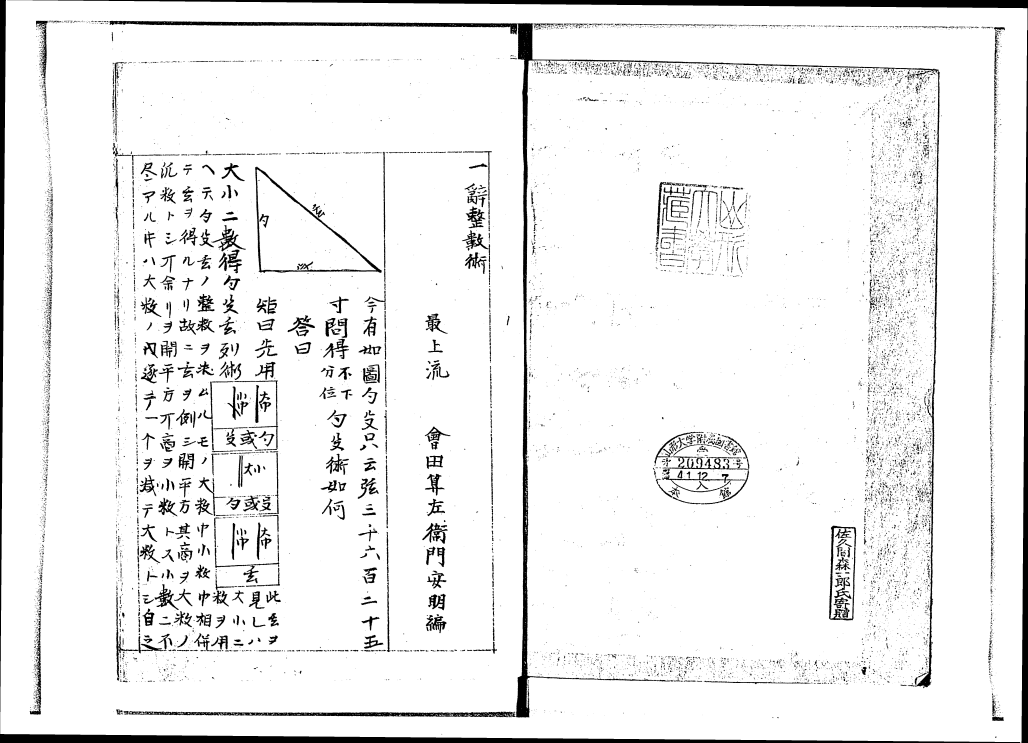
#> input picture quoted code/blob/COsakuma-0001_Pаgina_02_Imagen_0001.tif, 5137 x 3711 px (shown at 1/5 size)
$ python BlobDetector.py 'COsakuma-0001_Pаgina_02_Imagen_0001.tif' out.png 5 5 1.0   (older library calls are emulated)
#> lines starting #> are read from the running program, lines starting #| are printed output that depends on the picture
#!/usr/bin/python

# Standard imports
import cv2
import numpy as np;
import sys

# original code : http://scikit-image.org/docs/dev/auto_examples/features_detection/plot_blob.html
# other version : https://github.com/TheLaueLab/blob-detection

from math import sqrt
from skimage import data
from skimage.transform import rescale
from skimage.feature import blob_dog, blob_log, blob_doh
from skimage.color import rgb2gray
import matplotlib.pyplot as plt
import os

# [114 lines left out: functions imcrop, pad_img_to_fit_bbox, overlappingKeyPoints, refineKeypoints, SimpleBlobDetector, not called in this run]

def main(argv):
    # Blod detector tester function
    #parameters:
    #argv[1] contains input file name
    #argv[2] contains output file name
    #argv[3] contains type of blob detector: 0 for simple detector, 1 for Laplacian Of Gaussians (LoG), 2 for Difference of Gaussian (DoG), 3 for Hessian of Gaussian (HoG)
    # other parameters are included after、argv[4] and later, check each method

    image_gray=cv2.imread(argv[1], cv2.IMREAD_GRAYSCALE)
#> image_gray is the input picture: shape (3711, 5137); min 0, max 255, mean 238.8
    image=image_gray
    image_black=(255-image_gray)
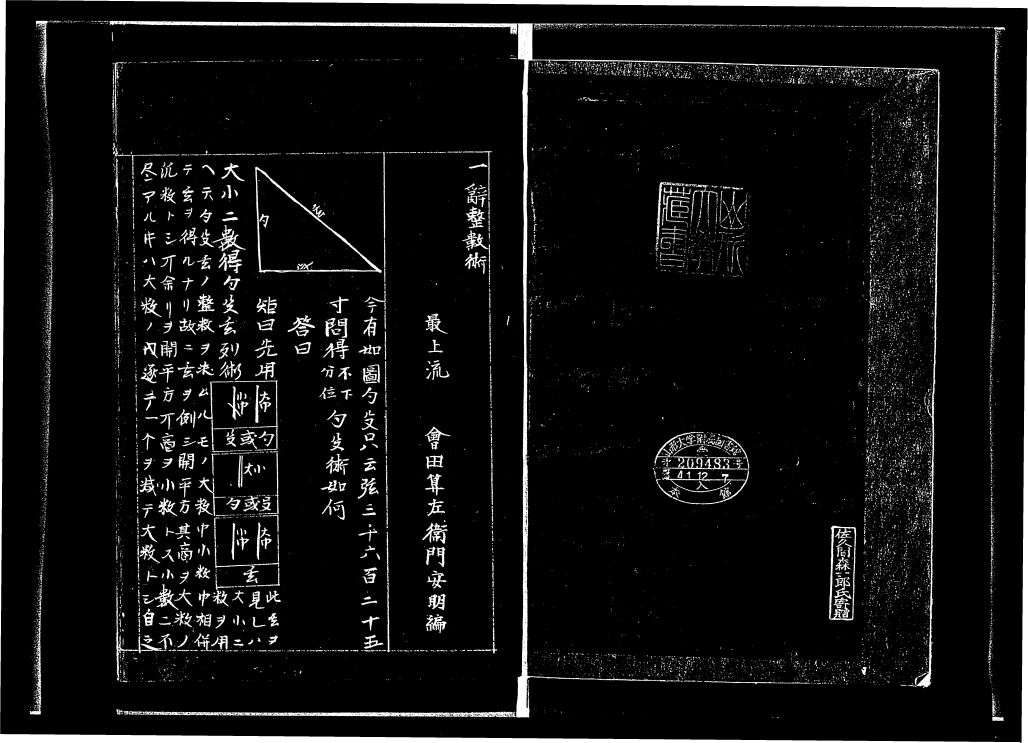
#> image_black: shape (3711, 5137) (shown at 1/5 size); min 0, max 255, mean 16.2

    #let's create a text output file too
    positionsOutputFile=argv[2].split(".")[0]+"POSITIONS.txt"
    print("positions file "+str(positionsOutputFile))
    print("output file "+argv[2])
    #open it too
    posF = open(positionsOutputFile, "a")


    #switch between the different types of blob detector
    if int(argv[3])==0:
        keypoints=SimpleBlobDetector(argv,image)
        #print ("number of keypoints outside "+str(len(keypoints)))

    elif int(argv[3])==1:
        #parameters: http://scikit-image.org/docs/dev/api/skimage.feature.html#skimage.feature.blob_log
        min_s=30
        over=.1
        #example!, other parameters exist
        if len(argv)>4: min_s=int(argv[4])
        if len(argv)>5: over=float(argv[5])
        #print("starting laplacion of gaussians detector with parameters "+str(min_s)+" "+str(over))
        blob_List = blob_log(image_black, min_sigma=min_s,  overlap=over)
        # Compute radii in the 3rd column.
        blob_List[:, 2] = blob_List[:, 2] * sqrt(2)
    elif int(argv[3])==2:
        #parameters: http://scikit-image.org/docs/dev/api/skimage.feature.html#skimage.feature.blob_dog
        blob_List = blob_dog(image_black,min_sigma=40,  threshold=1)
        blob_List[:, 2] = blob_List[:, 2] * sqrt(2)
    elif int(argv[3])==3:
        #parameters: http://scikit-image.org/docs/dev/api/skimage.feature.html#skimage.feature.blob_doh
        min_s=30

        if len(argv)>4: min_s=int(argv[4])

        blob_List = blob_doh(image_gray,min_sigma=min_s, max_sigma=100, threshold=.01,overlap=0.4)
    else:
        print("Blob detector type not supported: "+argv[3])
#> (the run stopped early here; a loop or call above may not have finished)
